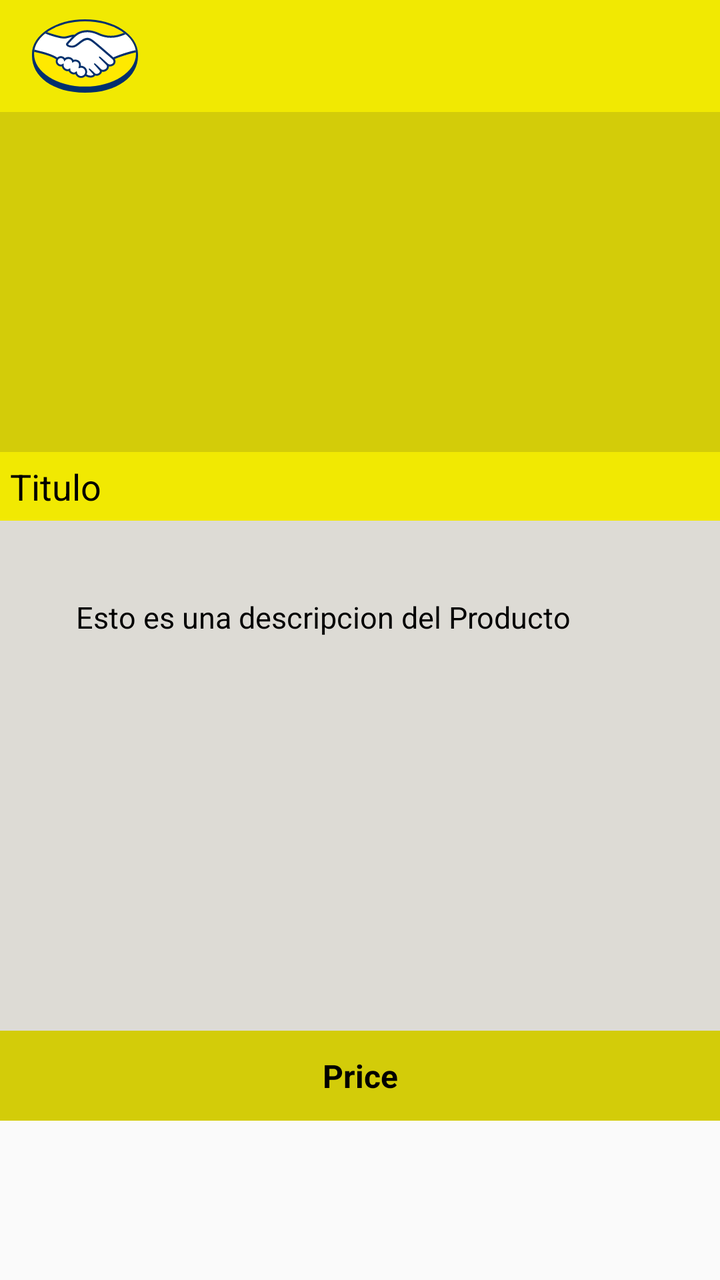
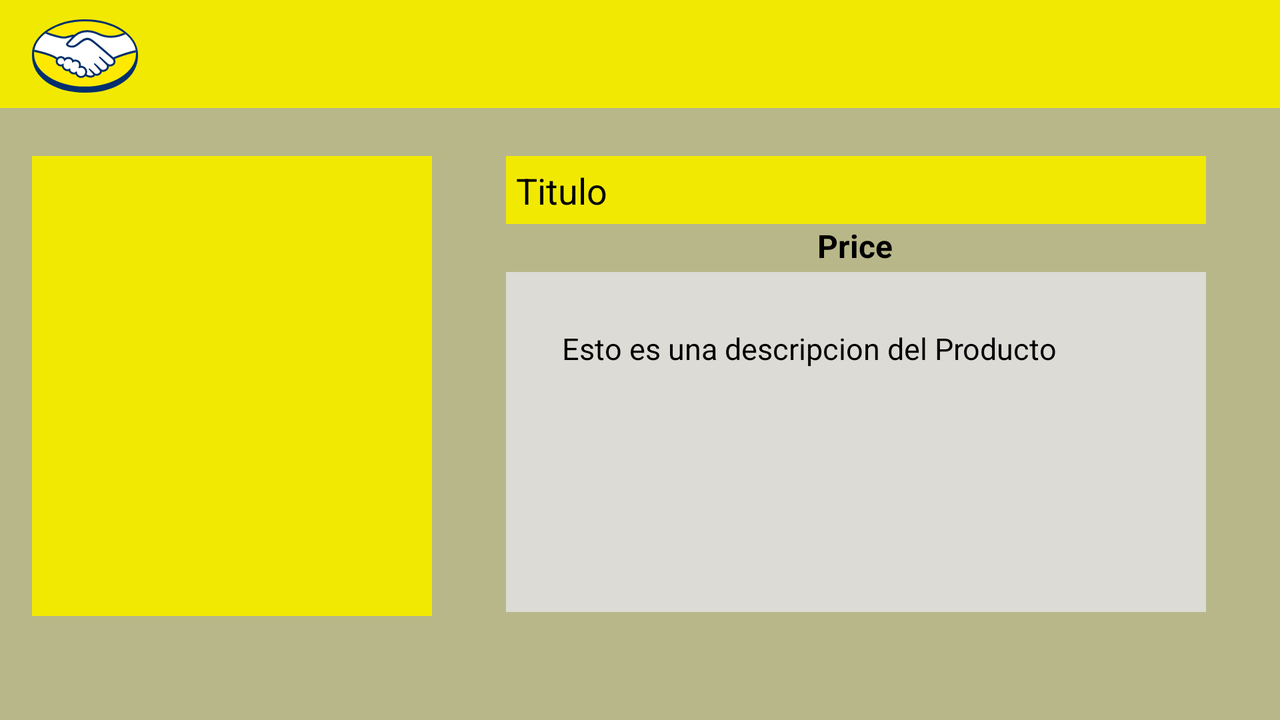

Two renders of one Android screen. The first uses the default layout on a phone; the second uses the alternative layout the repository ships for a different screen configuration, on a matching device. The two XML files are below.
<!-- AndroidManifest.xml: application theme AppTheme -->
<!-- res/layout/activity_descripcion.xml -->
<?xml version="1.0" encoding="utf-8"?>
<androidx.constraintlayout.widget.ConstraintLayout
    xmlns:android="http://schemas.android.com/apk/res/android"
    xmlns:tools="http://schemas.android.com/tools"
    xmlns:app="http://schemas.android.com/apk/res-auto"
    android:layout_width="match_parent"
    android:layout_height="match_parent"

    tools:context=".Activities.DescripcionActivity">


    <androidx.appcompat.widget.Toolbar
        android:id="@+id/toolbar"
        android:layout_width="match_parent"
        android:layout_height="wrap_content"
        android:background="@color/colorPrimary"
        app:layout_constraintEnd_toEndOf="parent"
        app:layout_constraintHorizontal_bias="1.0"
        app:layout_constraintStart_toStartOf="parent"
        app:layout_constraintTop_toTopOf="parent">

    </androidx.appcompat.widget.Toolbar>

    <ImageView
        android:id="@+id/imageView2"
        android:layout_width="53dp"
        android:layout_height="44dp"
        android:layout_marginStart="16dp"
        android:layout_marginLeft="16dp"
        android:layout_marginTop="6dp"
        app:layout_constraintStart_toStartOf="parent"
        app:layout_constraintTop_toTopOf="parent"
        app:srcCompat="@drawable/ic_mercadolibreiconaso" />


    <TextView
        android:id="@+id/textViewTitleDescripcion"
        android:layout_width="match_parent"
        android:layout_height="wrap_content"
        android:background="@color/colorPrimary"
        android:padding="5dp"
        android:text="Titulo"
        android:textColor="#000000"
        android:textSize="18dp"
        app:layout_constraintEnd_toEndOf="parent"
        app:layout_constraintHorizontal_bias="0.0"
        app:layout_constraintStart_toStartOf="parent"
        app:layout_constraintTop_toBottomOf="@+id/recyclerViewPictures">

    </TextView>


    <TextView
        android:id="@+id/textViewPriceDescripcion"
        android:layout_width="match_parent"
        android:layout_height="45dp"
        android:background="#D3CC09"
        android:gravity="center"
        android:text="Price"
        android:textColor="#000000"
        android:textSize="16dp"
        android:textStyle="bold"
        app:layout_constraintBottom_toBottomOf="parent"
        app:layout_constraintEnd_toEndOf="parent"
        app:layout_constraintHorizontal_bias="0.0"
        app:layout_constraintStart_toStartOf="parent"
        app:layout_constraintTop_toBottomOf="@+id/scrollView2"
        app:layout_constraintVertical_bias="0.0">

    </TextView>

    <androidx.recyclerview.widget.RecyclerView

        android:id="@+id/recyclerViewPictures"
        android:layout_width="match_parent"
        android:layout_height="170dp"
        android:background="#D3CC09"
        app:layout_constraintEnd_toEndOf="parent"
        app:layout_constraintStart_toStartOf="parent"
        app:layout_constraintTop_toBottomOf="@+id/toolbar">

    </androidx.recyclerview.widget.RecyclerView>

    <ScrollView
        android:id="@+id/scrollView2"
        android:layout_width="match_parent"
        android:layout_height="255dp"
        android:background="#DDDBD5"
        android:padding="20dp"
        android:scrollbarAlwaysDrawVerticalTrack="true"
        android:scrollbarThumbVertical="@drawable/scroll_desc"
        app:layout_constraintEnd_toEndOf="parent"
        app:layout_constraintHorizontal_bias="0.492"
        app:layout_constraintStart_toStartOf="parent"
        app:layout_constraintTop_toBottomOf="@+id/textViewTitleDescripcion">


        <TextView
            android:id="@+id/textViewDescripcion"
            android:layout_width="match_parent"
            android:layout_height="match_parent"
            android:padding="18dp"
            android:text="Esto es una descripcion del Producto"
            android:textColor="#000000"
            android:textSize="15dp"
            tools:layout_editor_absoluteX="-16dp"
            tools:layout_editor_absoluteY="305dp" />

    </ScrollView>


</androidx.constraintlayout.widget.ConstraintLayout>
<!-- resources referenced by this layout -->
<resources>
  <color name="colorPrimary">#F1E902</color>
  <!-- drawable ic_mercadolibreiconaso: vector/xml drawable (drawable, 118655 chars, omitted) -->
  <!-- drawable scroll_desc (drawable) -->
  <?xml version="1.0" encoding="utf-8"?>
  <shape xmlns:android="http://schemas.android.com/apk/res/android">
      <gradient
          android:startColor="#403939"
          android:endColor="#0E0E0E"
          android:angle="45"/>
  
          <corners
           android:radius="900dp">
  
          </corners>
  
  </shape>
  <style name="AppTheme" parent="Theme.AppCompat.Light.NoActionBar">
          
          <item name="colorPrimary">@color/colorPrimary</item>
          <item name="colorPrimaryDark">@color/colorPrimaryDark</item>
  
      </style>
  <color name="colorPrimaryDark">#AE8200</color>
</resources>
<!-- res/layout-land/activity_descripcion.xml (the repository's variant of the layout above) -->
<!-- drawn on the phone turned sideways -->
<?xml version="1.0" encoding="utf-8"?>
<androidx.constraintlayout.widget.ConstraintLayout xmlns:android="http://schemas.android.com/apk/res/android"
    xmlns:app="http://schemas.android.com/apk/res-auto"
    xmlns:tools="http://schemas.android.com/tools"
    android:layout_width="match_parent"
    android:layout_height="match_parent"
    android:background="#B8B78A"
    tools:context=".Activities.DescripcionActivity">

    <androidx.appcompat.widget.Toolbar
        android:id="@+id/toolbar"
        android:layout_width="match_parent"
        android:layout_height="54dp"
        android:background="@color/colorPrimary"
        app:layout_constraintEnd_toEndOf="parent"
        app:layout_constraintHorizontal_bias="1.0"
        app:layout_constraintStart_toStartOf="parent"
        app:layout_constraintTop_toTopOf="parent">

    </androidx.appcompat.widget.Toolbar>

    <ImageView
        android:id="@+id/imageView2"
        android:layout_width="53dp"
        android:layout_height="44dp"
        android:layout_marginStart="16dp"
        android:layout_marginLeft="16dp"
        android:layout_marginTop="6dp"
        app:layout_constraintStart_toStartOf="parent"
        app:layout_constraintTop_toTopOf="parent"
        app:srcCompat="@drawable/ic_mercadolibreiconaso" />


    <TextView
        android:id="@+id/textViewTitleDescripcion"
        android:layout_width="350dp"
        android:layout_height="34dp"
        android:layout_marginTop="24dp"
        android:background="@color/colorPrimary"
        android:padding="5dp"
        android:text="Titulo"
        android:textColor="#000000"
        android:textSize="18dp"
        app:layout_constraintEnd_toEndOf="parent"
        app:layout_constraintStart_toEndOf="@+id/constraintLayout"
        app:layout_constraintTop_toBottomOf="@+id/toolbar">

    </TextView>

    <TextView
        android:id="@+id/textViewPriceDescripcion"
        android:layout_width="wrap_content"
        android:layout_height="wrap_content"
        android:gravity="center"
        android:text="Price"
        android:textColor="#000000"
        android:textSize="16dp"
        android:textStyle="bold"
        app:layout_constraintEnd_toEndOf="@+id/textViewTitleDescripcion"
        app:layout_constraintHorizontal_bias="0.498"
        app:layout_constraintStart_toStartOf="@+id/textViewTitleDescripcion"
        app:layout_constraintTop_toBottomOf="@+id/textViewTitleDescripcion">

    </TextView>

    <androidx.constraintlayout.widget.ConstraintLayout
        android:id="@+id/constraintLayout"
        android:layout_width="200dp"
        android:layout_height="230dp"
        android:layout_marginStart="16dp"
        android:layout_marginLeft="16dp"
        android:layout_marginTop="24dp"
        android:background="@color/colorPrimary"
        app:layout_constraintStart_toStartOf="parent"
        app:layout_constraintTop_toBottomOf="@+id/toolbar"
        tools:listitem="@layout/item_productos">

        <androidx.recyclerview.widget.RecyclerView
            android:id="@+id/recyclerViewPictures"
            android:layout_width="match_parent"
            android:layout_height="wrap_content"
            android:layout_marginTop="8dp"
            app:layout_constraintBottom_toBottomOf="parent"
            app:layout_constraintEnd_toEndOf="parent"
            app:layout_constraintHorizontal_bias="0.0"
            app:layout_constraintStart_toStartOf="parent"
            app:layout_constraintTop_toTopOf="parent"
            app:layout_constraintVertical_bias="0.37">

        </androidx.recyclerview.widget.RecyclerView>
    </androidx.constraintlayout.widget.ConstraintLayout>

    <ScrollView

        android:id="@+id/scrollView2"
        android:layout_width="350dp"
        android:layout_height="170dp"
        android:layout_margin="20dp"
        android:layout_marginTop="8dp"
        android:background="#DDDBD5"
        android:padding="10dp"
        android:scrollbarThumbVertical="@drawable/scroll_desc"
        app:layout_constraintBottom_toBottomOf="@+id/constraintLayout"
        app:layout_constraintEnd_toEndOf="parent"
        app:layout_constraintStart_toEndOf="@+id/constraintLayout"
        app:layout_constraintTop_toBottomOf="@+id/textViewPriceDescripcion">


        <TextView
            android:id="@+id/textViewDescripcion"
            android:layout_width="match_parent"
            android:layout_height="match_parent"
            android:padding="18dp"
            android:text="Esto es una descripcion del Producto"
            android:textColor="#000000"
            android:textSize="15dp"

            tools:layout_editor_absoluteX="-16dp"
            tools:layout_editor_absoluteY="305dp" />

    </ScrollView>

</androidx.constraintlayout.widget.ConstraintLayout>
